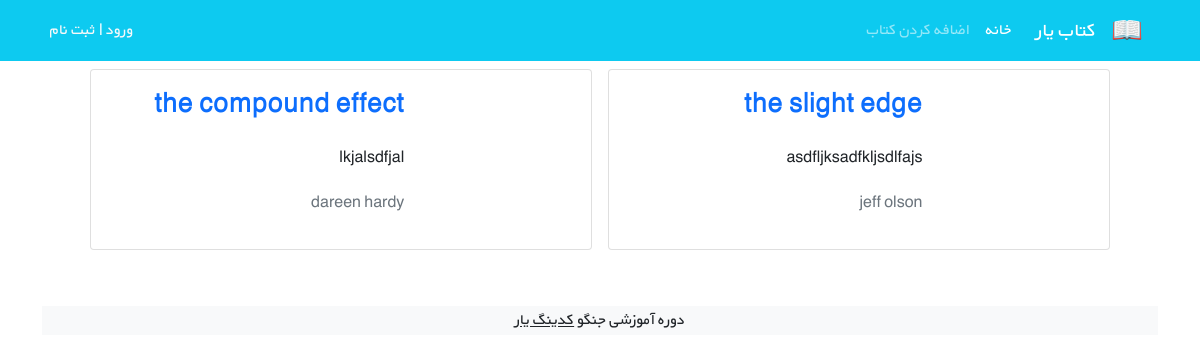
The page /books/ on the database as committed earlier.
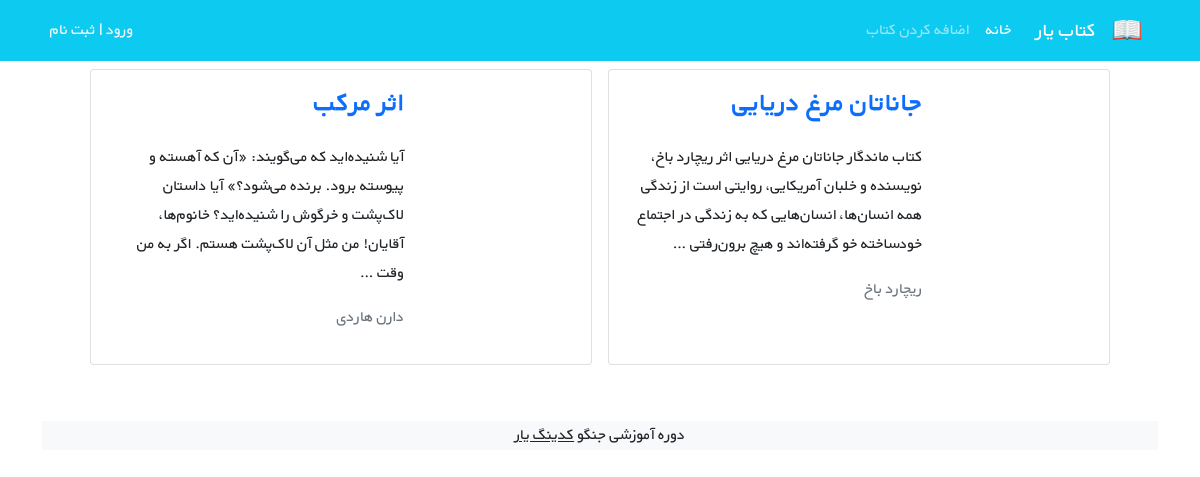
The same page on the database as committed later.
### books/models.py (models this page shows, shortened)
class Book(models.Model):
    title = models.CharField(max_length=200)
    author = models.CharField(max_length=200)
    description = models.TextField()
    price = models.DecimalField(max_digits=5, decimal_places=2)  # Money -> Decimal fields
    covers = models.ImageField(upload_to='covers/', blank=True)
    def get_absolute_url(self):
        return reverse('book_detail', args=[self.id])

### books/views.py (the view)
# urls.py: path('', BookListView.as_view(), name='book_list'),
class BookListView(generic.ListView):
    model = Book
    template_name = 'books/book_list.html'
    context_object_name = 'books'

### books/templates/books/book_list.html (shortened to what this page needs)
{% extends '_base.html' %}
{% block content %}
    <div class="container mt-">
        <div class="row flex-row-reverse justify-content-md-center">
            {% for book in books %}
                <div class="card m-2" style="max-width: 45%">
                    <div class="row g-0 h-100" dir="rtl">
                        <div class="col-md-4">
                        </div>
                        <div class="col-md-8 h-100">
                            <div class="d-flex flex-column justify-content-between h-100">
                                <div class="card-body">
                                    <a class="text-decoration-none" href="{{ book.get_absolute_url }}"><h3 class="card-title"><strong>{{ book.title }}</strong></h3></a>
                                    <p class="card-text pt-3">{{ book.description|truncatewords:30 }}</p>
                                    <p class="text-muted">{{ book.author }}</p>
                                </div>
                            </div>
                        </div>
                    </div>
                </div>
            {% endfor %}
            </div>
        </div>
    <footer class="bg-light text-center text-lg-start mt-5">
        <div class="text-center bg-grey">
            <p>دوره آموزشی جنگو <a class="text-dark" href="https://codingyar.com/" target="_blank">کدینگ یار</a></p>
        </div>
    </footer>
{% endblock content %}

### templates/_base.html (shortened to what this page needs)
{% load static %}
<!doctype html>
<html lang="en">
<head>
    <link href="https://cdn.jsdelivr.net/npm/bootstrap@5.1.3/dist/css/bootstrap.min.css" rel="stylesheet"
>
    <link rel="stylesheet" href="{% static 'css/style.css' %}">
</head>
<body>
    <nav class="navbar navbar-expand-lg navbar-dark bg-info" dir="rtl">
        <div class="container">
            <a class="navbar-brand" href="#">
                <img src="{% static 'icons/book.png' %}" alt="" height="30"
                     class="d-inline-block align-text-top">
            </a>
            <a class="navbar-brand mx-3" href="#">کتاب یار</a>
            <div class="collapse navbar-collapse" id="navbarNavAltMarkup">
                <div class="navbar-nav">
                    <a class="nav-link active" aria-current="page" href="{% url 'book_list' %}">خانه</a>
                    <a class="nav-link" href="{% url 'book_create' %}">اضافه کردن کتاب</a>
                </div>
            </div>
            <div class="mx-2 text-white">
                {% if user.is_authenticated %}
                خوش آمدی  {{ user.username }} | <a class="link-light text-decoration-none" href="{% url 'logout' %}">خروج</a></div>
                {% else  %}
                    <a class="link-light text-decoration-none" href="{% url 'login' %}">ورود</a>
                    |
                    <a class="link-light text-decoration-none" href="{% url 'signup' %}">ثبت نام</a>
                {% endif %}
        </div>
    </nav>
    <div class="container">
        {% block content %}
        {% endblock content%}
    </div>
</body>
</html>

### static/css/style.css (style rules this page uses)
* { font-family: 'BYekan', sans-serif; line-height: 1.8rem; }

Rows that differ between the two databases and show on the page:
removed Book: title "the slight edge", description "asdfljksadfkljsdlfajs", author "jeff olson"
removed Book: title "the compound effect", description "lkjalsdfjal", author "dareen hardy"
added Book: title "جاناتان مرغ دریایی", description "کتاب ماندگار جاناتان مرغ دریایی اثر ریچارد باخ، نویسنده و خلبان آمریکایی، روایتی است از زندگی همه انسان‌ها، انسان‌هایی که به زندگی در اجتماع خودساخته خو گرفته‌اند و هیچ برون‌رفتی …", author "ریچارد باخ"
added Book: title "اثر مرکب", description "آیا شنیده‌اید که می‌گویند: «آن که آهسته و پیوسته برود. برنده می‌شود؟» آیا داستان لاک‌پشت و خرگوش را شنیده‌اید؟ خانوم‌ها، آقایان! من مثل آن لاک‌پشت هستم. اگر به من وقت …", author "دارن هاردی"
